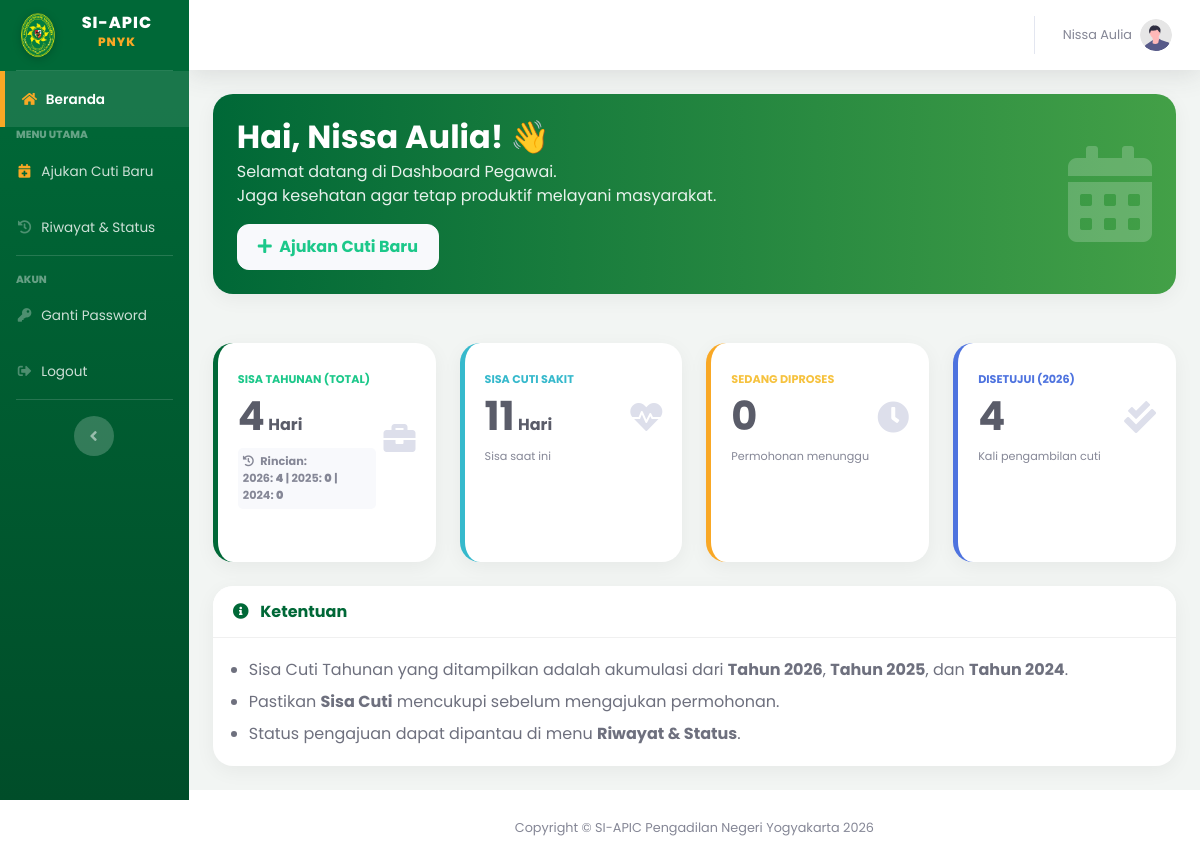
Before: /index.php?page=dashboard_user (signed in) with the older database file.
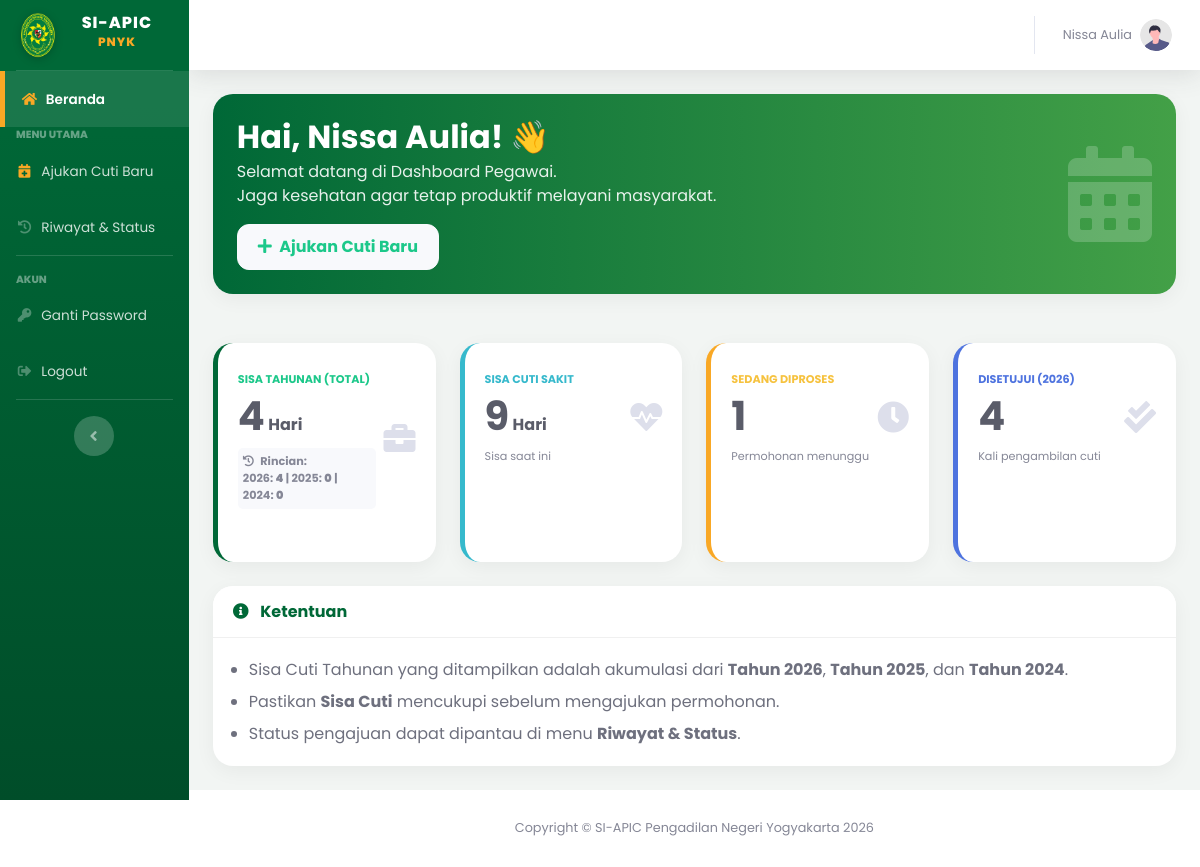
After: the same page with the newer database file.
### tables this page shows
CREATE TABLE `users` (
  `id_user` int(11) NOT NULL,
  `nip` varchar(30) NOT NULL,
  `password` varchar(255) NOT NULL,
  `nama_lengkap` varchar(100) NOT NULL,
  `jabatan` varchar(100) DEFAULT NULL,
  `pangkat` varchar(50) DEFAULT NULL,
  `unit_kerja` varchar(100) DEFAULT 'Pengadilan Negeri Yogyakarta',
  `no_telepon` varchar(20) DEFAULT NULL,
  `role` enum('admin','user') NOT NULL,
  `sisa_cuti_n` int(11) DEFAULT 12,
  `sisa_cuti_n1` int(11) DEFAULT 0,
  `sisa_cuti_n2` int(11) DEFAULT 0,
  `kuota_cuti_sakit` int(11) DEFAULT 14,
  `created_at` timestamp NOT NULL DEFAULT current_timestamp(),
  `status_akun` enum('aktif','nonaktif') DEFAULT 'aktif',
  `id_pejabat` int(11) DEFAULT NULL
);

### pages/user/dashboard.php (the view)
<?php
$id_user = $_SESSION['id_user'];
$query_user = mysqli_query($koneksi, "SELECT * FROM users WHERE id_user='$id_user'");
$total_tahunan = 0;
$sisa_sakit    = 0;
$nama_lengkap  = $_SESSION['nama_lengkap'];
if(mysqli_num_rows($query_user) > 0){
    $user = mysqli_fetch_assoc($query_user);
    $nama_lengkap = $user['nama_lengkap'];
    $n  = isset($user['sisa_cuti_n'])  ? $user['sisa_cuti_n']  : 0;
    $n1 = isset($user['sisa_cuti_n1']) ? $user['sisa_cuti_n1'] : 0;
    $n2 = isset($user['sisa_cuti_n2']) ? $user['sisa_cuti_n2'] : 0;
    $total_tahunan = $n + $n1 + $n2;
    $sisa_sakit = isset($user['kuota_cuti_sakit']) ? $user['kuota_cuti_sakit'] : 0;
}
$thn_skrg = date('Y');
$thn_min1 = $thn_skrg - 1;
$thn_min2 = $thn_skrg - 2;
$query_menunggu = mysqli_query($koneksi, "SELECT * FROM pengajuan_cuti WHERE id_user='$id_user' AND status='diajukan'");
$jml_menunggu = mysqli_num_rows($query_menunggu);
$query_setuju = mysqli_query($koneksi, "SELECT * FROM pengajuan_cuti WHERE id_user='$id_user' AND status='Disetujui' AND YEAR(tgl_mulai)='$thn_skrg'");
$jml_setuju = mysqli_num_rows($query_setuju);
?>
<div class="row">
    <div class="col-12 mb-4">
        <div class="card text-white shadow" style="background: linear-gradient(90deg, #006837 0%, #43a047 100%); border-radius: 20px; border:none;">
            <div class="card-body p-4">
                <div class="row align-items-center">
                    <div class="col-md-8">
                        <h2 class="font-weight-bold mb-1">Hai, <?php echo $nama_lengkap; ?>! 👋</h2>
                        <p class="mb-3" style="opacity: 0.9;">
                            Selamat datang di Dashboard Pegawai.<br>
                            Jaga kesehatan agar tetap produktif melayani masyarakat.
                        </p>
                        <a href="index.php?page=form_cuti" class="btn btn-light text-success font-weight-bold shadow-sm" style="border-radius: 30px;">
                            <i class="fas fa-plus mr-1"></i> Ajukan Cuti Baru
                        </a>
                    </div>
                    <div class="col-md-4 d-none d-md-block text-right">
                        <i class="fas fa-calendar-alt" style="font-size: 6rem; opacity: 0.2;"></i>
                    </div>
                </div>
            </div>
        </div>
    </div>
</div>
<div class="row">
    <div class="col-xl-3 col-md-6 mb-4">
        <div class="card h-100 py-2 border-left-success shadow-sm" style="border-left: 5px solid #006837 !important;">
            <div class="card-body">
                <div class="row no-gutters align-items-center">
                    <div class="col mr-2">
                        <div class="text-xs font-weight-bold text-success text-uppercase mb-1">
                            Sisa Tahunan (Total)</div>
                        <div class="h1 mb-0 font-weight-bold text-gray-800">
                            <?php echo $total_tahunan; ?><span style="font-size:1rem"> Hari</span>
                        </div>
                        <div class="mt-2 text-xs font-weight-bold text-muted" style="background: #f8f9fc; padding: 5px; border-radius: 5px;">
                            <i class="fas fa-history mr-1"></i> Rincian: <br>
                            <?php echo $thn_skrg; ?>: <b><?php echo $n; ?></b> |
                            <?php echo $thn_min1; ?>: <b><?php echo $n1; ?></b> |
                            <?php echo $thn_min2; ?>: <b><?php echo $n2; ?></b>
                        </div>
                    </div>
                    <div class="col-auto">
                        <i class="fas fa-briefcase fa-2x text-gray-300"></i>
                    </div>
                </div>
            </div>
        </div>
    </div>
    <div class="col-xl-3 col-md-6 mb-4">
        <div class="card h-100 py-2 border-left-info shadow-sm" style="border-left: 5px solid #36b9cc !important;">
            <div class="card-body">
                <div class="row no-gutters align-items-center">
                    <div class="col mr-2">
                        <div class="text-xs font-weight-bold text-info text-uppercase mb-1">
                            Sisa Cuti Sakit</div>
                        <div class="h1 mb-0 font-weight-bold text-gray-800">
                            <?php echo $sisa_sakit; ?><span style="font-size:1rem"> Hari</span>
                        </div>
                        <div class="mt-2 text-xs text-muted">
                            Sisa saat ini
                        </div>
                    </div>
                    <div class="col-auto">
                        <i class="fas fa-heartbeat fa-2x text-gray-300"></i>
                    </div>
                </div>
            </div>
        </div>
    </div>
    <div class="col-xl-3 col-md-6 mb-4">
        <div class="card h-100 py-2 border-left-warning shadow-sm" style="border-left: 5px solid #F9A825 !important;">
            <div class="card-body">
                <div class="row no-gutters align-items-center">
                    <div class="col mr-2">
                        <div class="text-xs font-weight-bold text-warning text-uppercase mb-1">
                            Sedang Diproses</div>
                        <div class="h1 mb-0 font-weight-bold text-gray-800">
                            <?php echo $jml_menunggu; ?>
                        </div>
                        <div class="mt-2 text-xs text-muted">Permohonan menunggu</div>
                    </div>
                    <div class="col-auto">
                        <i class="fas fa-clock fa-2x text-gray-300"></i>
                    </div>
                </div>
            </div>
        </div>
    </div>
    <div class="col-xl-3 col-md-6 mb-4">
        <div class="card h-100 py-2 border-left-primary shadow-sm" style="border-left: 5px solid #4e73df !important;">
            <div class="card-body">
                <div class="row no-gutters align-items-center">
                    <div class="col mr-2">
                        <div class="text-xs font-weight-bold text-primary text-uppercase mb-1">
                            Disetujui (<?php echo $thn_skrg; ?>)</div>
                        <div class="h1 mb-0 font-weight-bold text-gray-800">
                            <?php echo $jml_setuju; ?>
                        </div>
                        <div class="mt-2 text-xs text-muted">Kali pengambilan cuti</div>
                    </div>
                    <div class="col-auto">
                        <i class="fas fa-check-double fa-2x text-gray-300"></i>
                    </div>
                </div>
            </div>
        </div>
    </div>
</div>
<div class="row">
    <div class="col-lg-12">
        <div class="card mb-4 shadow-sm">
            <div class="card-header py-3 bg-white d-flex align-items-center">
                <h6 class="m-0 font-weight-bold text-primary" style="color: #006837 !important;">
                    <i class="fas fa-info-circle mr-2"></i> Ketentuan
                </h6>
            </div>
            <div class="card-body text-gray-700">
                <ul class="mb-0 pl-3">
                    <li class="mb-2">Sisa Cuti Tahunan yang ditampilkan adalah akumulasi dari <b>Tahun <?php echo $thn_skrg; ?></b>, <b>Tahun <?php echo $thn_min1; ?></b>, dan <b>Tahun <?php echo $thn_min2; ?></b>.</li>
                    <li class="mb-2">Pastikan <b>Sisa Cuti</b> mencukupi sebelum mengajukan permohonan.</li>
                    <li>Status pengajuan dapat dipantau di menu <b>Riwayat & Status</b>.</li>
                </ul>
            </div>
        </div>
    </div>
</div>

Changed rows visible on the page:
changed users "Nissa Aulia": kuota_cuti_sakit "11" → "9"
Other visible differences:
$jml_menunggu: "0" → "1"
